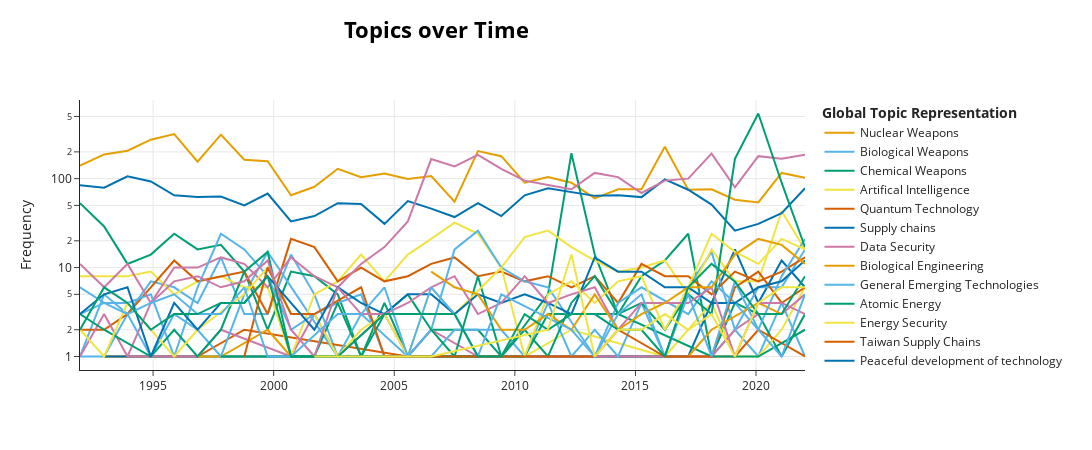

Source (notebook cell):
### Code cell
fig = topic_model.visualize_topics_over_time(topics_over_time_zeroshot)

# Apply log scale to the y-axis
fig.update_yaxes(type="log")
